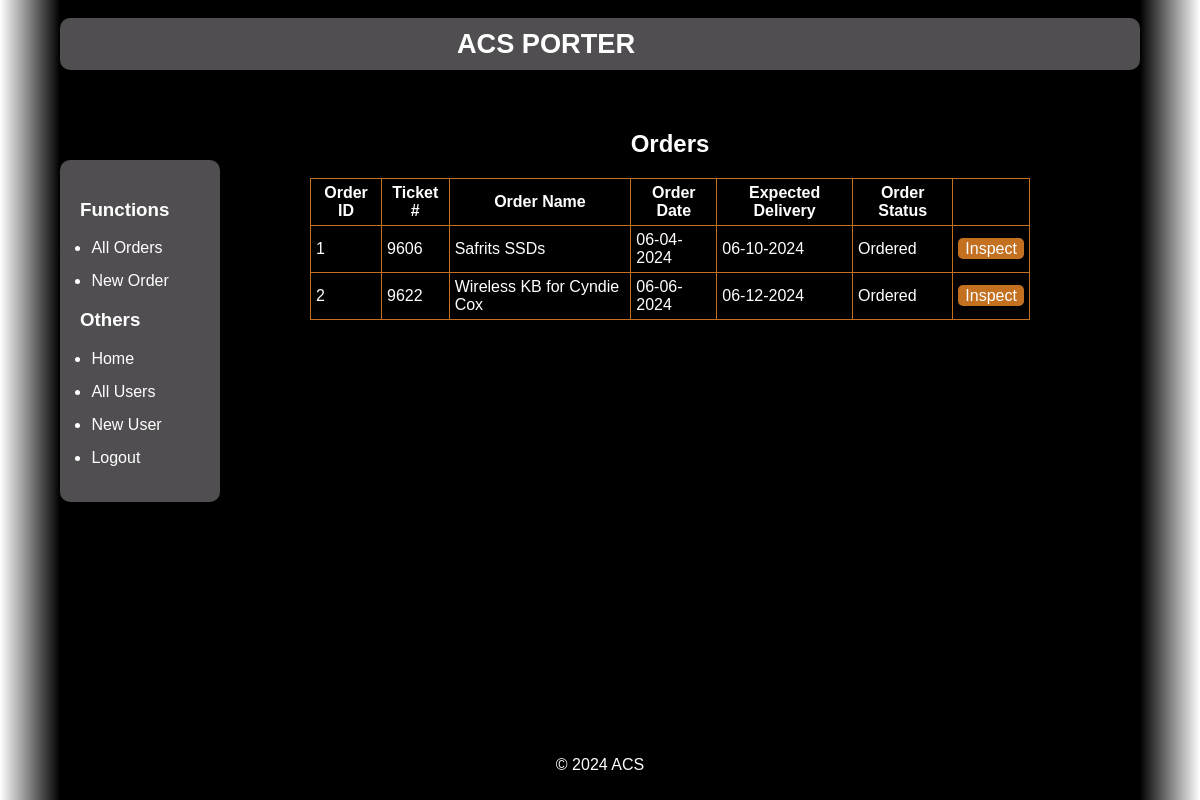
Page /orders/all/ (signed in) on the earlier database version.
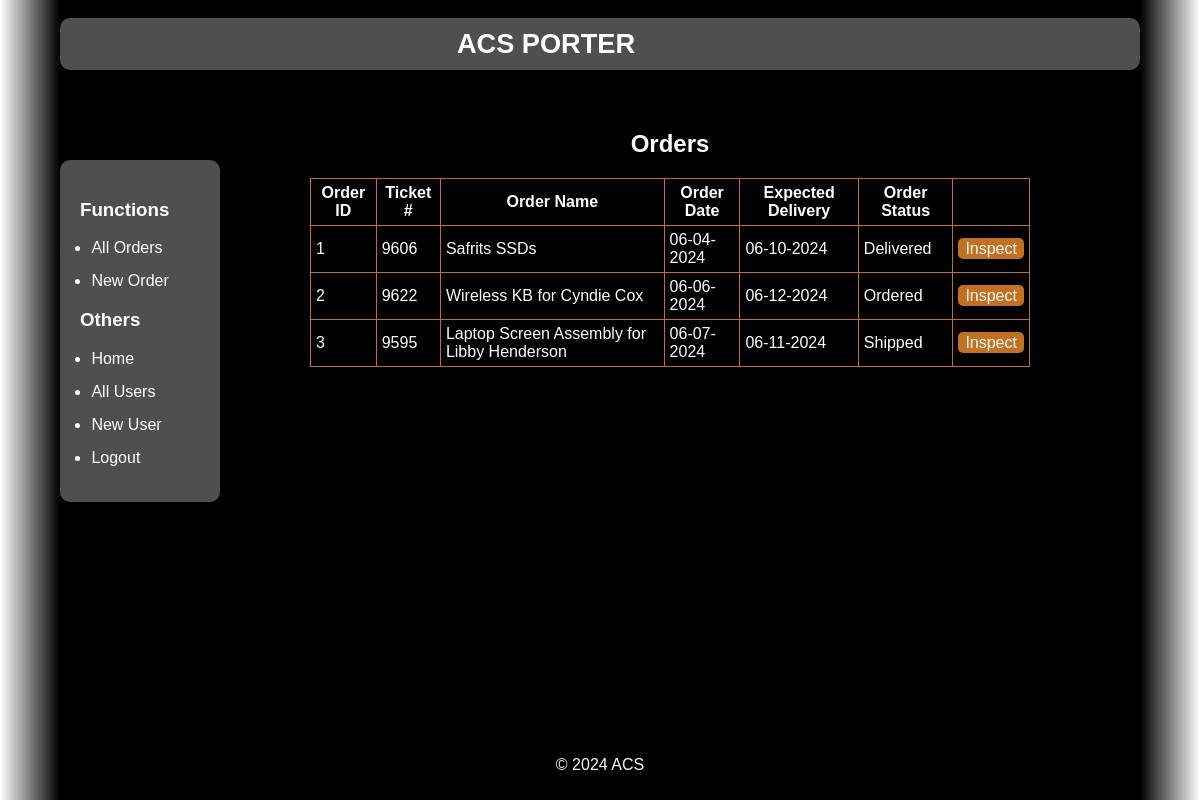
Same page on the later database version.
### app/models.py (models this page shows, shortened)
class Order(db.Model):
    id: so.Mapped[int] = db.Column(db.Integer, primary_key=True)
    user_id: so.Mapped[int] = db.Column(db.Integer, db.ForeignKey('user.id'))
    name: so.Mapped[str] = db.Column(db.String(120))
    ticket_number: so.Mapped[str] = db.Column(db.String(120))
    description: so.Mapped[str] = db.Column(db.String(1200))
    tracking_number: so.Mapped[str] = db.Column(db.String(120))
    date: so.Mapped[str] = db.Column(db.DateTime())
    expected_delivery: so.Mapped[str] = db.Column(db.DateTime())
    price: so.Mapped[str] = db.Column(db.String(120))
    status: so.Mapped[str] = db.Column(db.String(120))

### app/routes.py (the view)
@app.route('/orders/')
@app.route('/orders/all/')
@login_required
def orders():
    porders = db.session.scalars(sa.select(Order)).all()
    return render_template('orders.html', title='All Orders', orders=porders)

### app/models.py (called while the page is built)
@login.user_loader
def load_user(id: int) -> User:
    return User.query.get(int(id))

### app/templates/orders.html
﻿{% extends "base.html" %}
{% block content %}
    <h1>Orders</h1>
    <table>
        <tr>
            <th>Order ID</th>
            <th>Ticket #</th>
            <th>Order Name</th>
            <th>Order Date</th>
            <th>Expected Delivery</th>
            <th>Order Status</th>
            <th></th>
        </tr>
        {% for order in orders %}
            <tr>
                <td>{{ order.id }}</td>
                <td>{{ order.ticket_number }}</td>
                <td>{{ order.name }}</td>
                {% if order.date %}
                    <td>{{ order.date.strftime('%m-%d-%Y') }}</td>
                {% else %}
                    <td>N/A</td>
                {% endif %}
                {% if order.expected_delivery %}
                    <td>{{ order.expected_delivery.strftime('%m-%d-%Y') }}</td>
                {% else %}
                    <td>N/A</td>
                {% endif %}
                <td>{{ order.status }}</td>
                <td><a class="inspectButton" href="{{ url_for('order', order_id=order.id) }}">Inspect</a></td>
            </tr>
        {% endfor %}
    </table>
{% endblock %}

### app/templates/base.html (shortened to what this page needs)
﻿<!DOCTYPE html>
<html>
    <head>
        <link rel="stylesheet" href="{{ url_for('static', filename='css/standard.css') }}">
    </head>
    <body>
        <header>
            <h1 class="logo">ACS Porter</h1>
        </header>
        <nav>
            <h3>Functions</h3>
            <ul class="navbar">
                <li><a href="{{ url_for('orders') }}">All Orders</a></li>
                <li><a href="{{ url_for('new_order') }}">New Order</a></li>
            </ul>
            <h3>Others</h3>
            <ul class="navbar">
                <li><a href="{{ url_for('index') }}">Home</a></li>
                <li><a href="{{ url_for('users') }}">All Users</a></li>
                <li><a href="{{ url_for('register') }}">New User</a></li>
                {% if current_user.is_authenticated %}
                    <li><a href="{{ url_for('logout') }}">Logout</a></li>
                {% else %}
                    <li><a href="{{ url_for('login') }}">Login</a></li>
                {% endif %}
            </ul>
        </nav>
        <div class="container">
        </div>
        <section class="container">
            {% block content %}{% endblock %}
        </section>
        <footer>
            <p>&copy; 2024 ACS</p>
        </footer>
    </body>
</html>

### app/static/css/standard.css (style rules this page uses)
html { background: linear-gradient(to right, white 0%, black 5%, black 95%, white 100%); }
body, h1, ul, li { margin: 0 auto; padding: 0; width: 90%; }
body { font-family: Arial, sans-serif; background-color: #000000; color: white; }
header { background-color: #514E51; padding: 10px 0; border-radius: 10px; text-align: center; }
header h1.logo { margin: 0; font-size: 1.7em; color: white; text-transform: uppercase; }
nav { position: fixed; left: 5%; top: 160px; width: 120px; background-color: #514E51; padding: 20px; border-radius: 10px; }
.navbar li { margin-bottom: 15px; }
.navbar li a { color: #ffffff; text-decoration: none; }
.container { margin-left: 140px; padding: 20px; color: white; }
.container table { width: 80%; border-collapse: collapse; margin: 0 auto; border: 1px solid #C37020; border-radius: 5px; }
.container td, th { border: 1px solid #C37020; padding: 5px; }
.inspectButton { background-color: #C37020; color: white; padding: 2px 7px; border-radius: 5px; text-decoration: none; margin: 0 auto; }
.container h1 { text-align: center; margin-bottom: 20px; }
footer { padding: 10px 0; border-radius: 10px; text-align: center; position: fixed; bottom: 0; width: 90%; }

Differences in the rows shown:
changed Order "Safrits SSDs": status "Ordered" → "Delivered"
added Order: id "3", ticket_number "9595", name "Laptop Screen Assembly for Libby Henderson", date "06-07-2024", expected_delivery "06-11-2024", status "Shipped"
